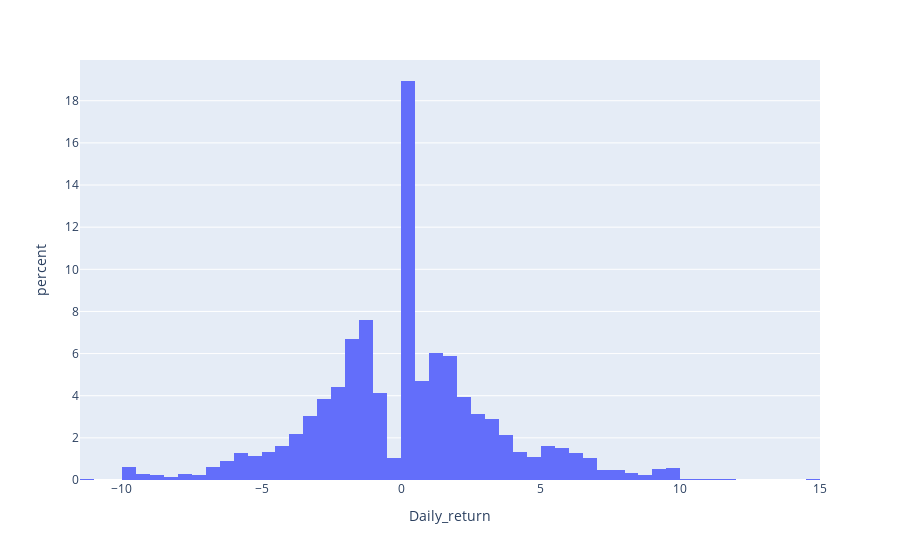

The notebook cell this image was saved under:
### Code cell
fig = go.Figure()
px.histogram(df, x="Daily_return",histnorm='percent')
#ff.create_distplot(df, group_labels)

### Figure 1 — Plotly figure (JSON) as saved in the notebook; plotly's stock layout.template omitted (floating-point values rounded to 4 significant figures; data arrays with more than 128 entries replaced by an {"elided": "..."} marker saying what was removed)
{"data": [{"alignmentgroup": "True", "bingroup": "x", "histnorm": "percent", "hovertemplate": "Daily_return=%{x}<br>percent=%{y}<extra></extra>", "legendgroup": "", "marker": {"color": "#636efa", "pattern": {"shape": ""}}, "name": "", "offsetgroup": "", "orientation": "v", "showlegend": false, "type": "histogram", "x": {"elided": "3179 float values"}, "xaxis": "x", "yaxis": "y"}], "layout": {"barmode": "relative", "legend": {"tracegroupgap": 0}, "margin": {"t": 60}, "xaxis": {"anchor": "y", "domain": [0, 1], "title": {"text": "Daily_return"}}, "yaxis": {"anchor": "x", "domain": [0, 1], "title": {"text": "percent"}}}}
